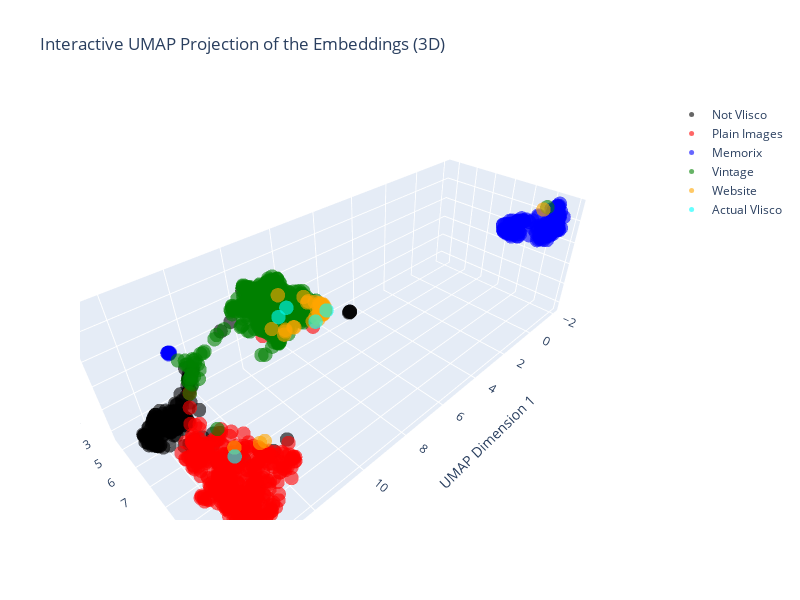

The code cell stored with this chart in its notebook:
### Code cell
embedding_tensors = [not_vlisco_embeddings, fashion_image_0_embeddings, memorix_image_embeddings, vintage_image_embeddings, website_image_embeddings, actual_vlisco_embeddings[3:]]
dataset_names = ['Not Vlisco', 'Plain Images', 'Memorix', 'Vintage', 'Website', 'Actual Vlisco']

# Combine all embeddings
all_embeddings = torch.vstack(embedding_tensors)

# Create labels for each dataset
all_labels = np.concatenate([
    np.full(embedding.shape[0], idx) for idx, embedding in enumerate(embedding_tensors)
])

# Define colors for each dataset
colors = ['black', 'red', 'blue', 'green', 'orange', 'cyan', 'purple', 'yellow', 'magenta', 'pink']

visualize_embeddings_with_umap(embedding_tensors, dataset_names, dims=3, colors=colors)

### Figure 1 — Plotly figure (JSON) as saved in the notebook; plotly's stock layout.template omitted (floating-point values rounded to 4 significant figures; data arrays with more than 128 entries replaced by an {"elided": "..."} marker saying what was removed)
{"data": [{"marker": {"color": "black", "opacity": 0.6, "size": 5}, "mode": "markers", "name": "Not Vlisco", "type": "scatter3d", "x": {"elided": "195 float values"}, "y": {"elided": "195 float values"}, "z": {"elided": "195 float values"}}, {"marker": {"color": "red", "opacity": 0.6, "size": 5}, "mode": "markers", "name": "Plain Images", "type": "scatter3d", "x": {"elided": "428 float values"}, "y": {"elided": "428 float values"}, "z": {"elided": "428 float values"}}, {"marker": {"color": "blue", "opacity": 0.6, "size": 5}, "mode": "markers", "name": "Memorix", "type": "scatter3d", "x": {"elided": "231 float values"}, "y": {"elided": "231 float values"}, "z": {"elided": "231 float values"}}, {"marker": {"color": "green", "opacity": 0.6, "size": 5}, "mode": "markers", "name": "Vintage", "type": "scatter3d", "x": {"elided": "437 float values"}, "y": {"elided": "437 float values"}, "z": {"elided": "437 float values"}}, {"marker": {"color": "orange", "opacity": 0.6, "size": 5}, "mode": "markers", "name": "Website", "type": "scatter3d", "x": [7.271, 8.396, 7.32, 7.257, 7.434, 7.457, 7.311, 9.063, 7.199, 7.932, 7.111, 7.137, 7.24, 7.399, 7.974, 7.272, 9.288, 7.13, 7.14, 12.32, 12.83, 7.807, 7.527, 7.617, 7.646, 7.222, 8.508, 7.192, 7.221, 7.308, 7.371, 7.219, 8.464, 8.841, 7.106, 7.593, 12.18, 7.244, -1.325, 8.805, 7.154, 7.186, 7.154], "y": [6.235, 5.029, 6.115, 6.218, 6.156, 6.249, 6.232, 6.164, 6.0, 6.72, 6.133, 6.215, 6.0, 5.924, 6.04, 6.234, 5.755, 6.175, 6.048, 9.215, 8.551, 6.248, 6.234, 5.823, 5.788, 6.055, 5.977, 6.028, 6.016, 6.244, 6.141, 6.106, 5.965, 5.926, 6.063, 6.169, 9.241, 6.15, 10.01, 5.882, 6.042, 6.134, 6.114], "z": [4.718, 5.55, 4.977, 4.755, 4.812, 4.871, 4.768, 4.694, 5.058, 5.534, 4.938, 4.824, 5.109, 5.198, 5.751, 4.767, 4.853, 4.884, 5.004, 4.146, 3.809, 4.671, 4.615, 5.292, 5.23, 4.921, 4.632, 5.036, 5.039, 4.736, 4.974, 4.9, 4.598, 4.591, 5.009, 4.731, 4.133, 4.82, 7.466, 4.622, 5.02, 4.93, 4.937]}, {"marker": {"color": "cyan", "opacity": 0.6, "size": 5}, "mode": "markers", "name": "Actual Vlisco", "type": "scatter3d", "x": [8.713, 8.518, 7.114, 13.07, 7.674], "y": [5.384, 5.678, 6.246, 8.981, 6.248], "z": [4.893, 5.364, 4.83, 3.987, 4.59]}], "layout": {"height": 600, "scene": {"xaxis": {"title": {"text": "UMAP Dimension 1"}}, "yaxis": {"title": {"text": "UMAP Dimension 2"}}, "zaxis": {"title": {"text": "UMAP Dimension 3"}}}, "title": {"text": "Interactive UMAP Projection of the Embeddings (3D)"}, "width": 800}}
